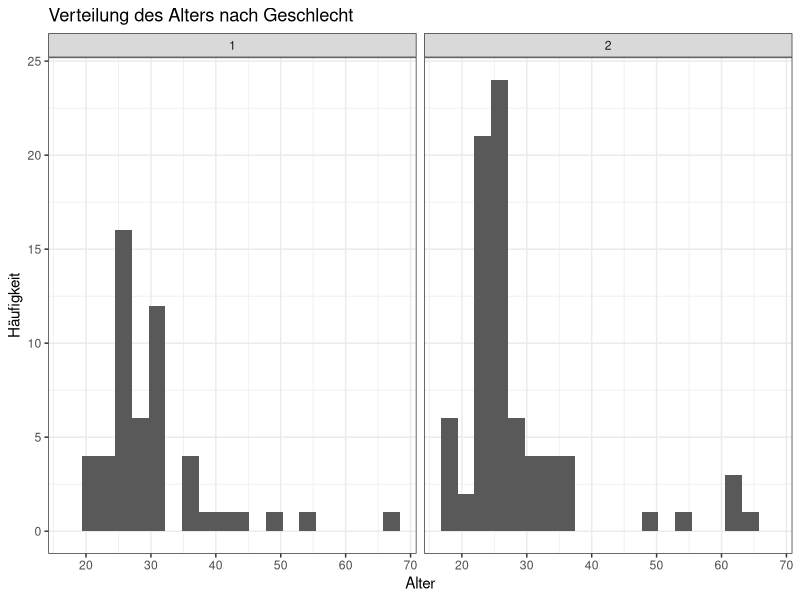
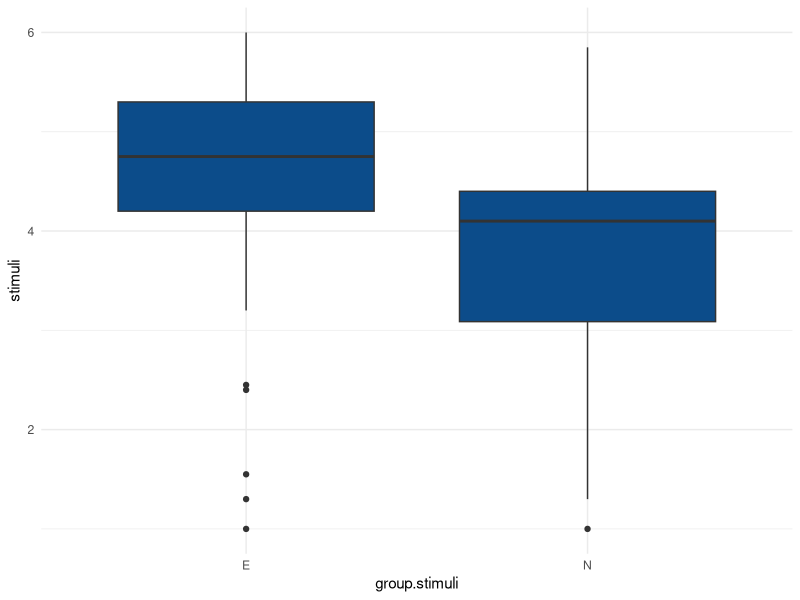
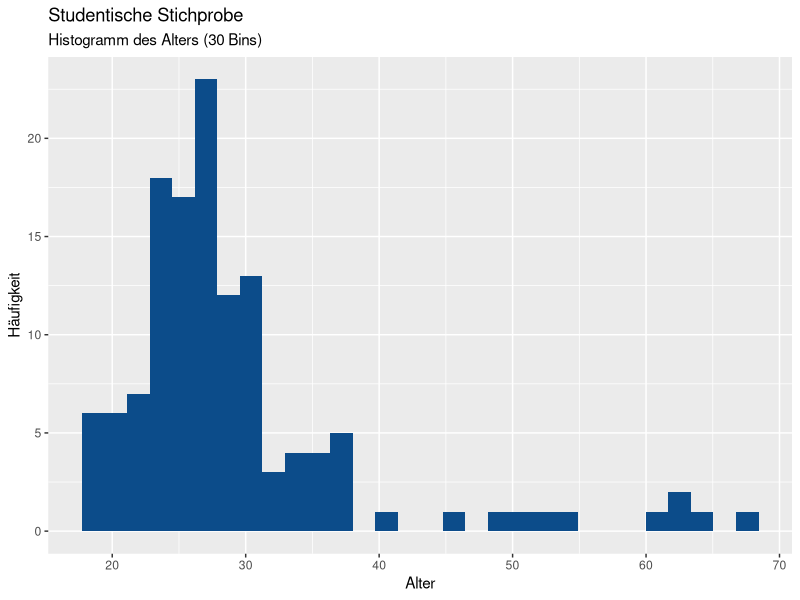
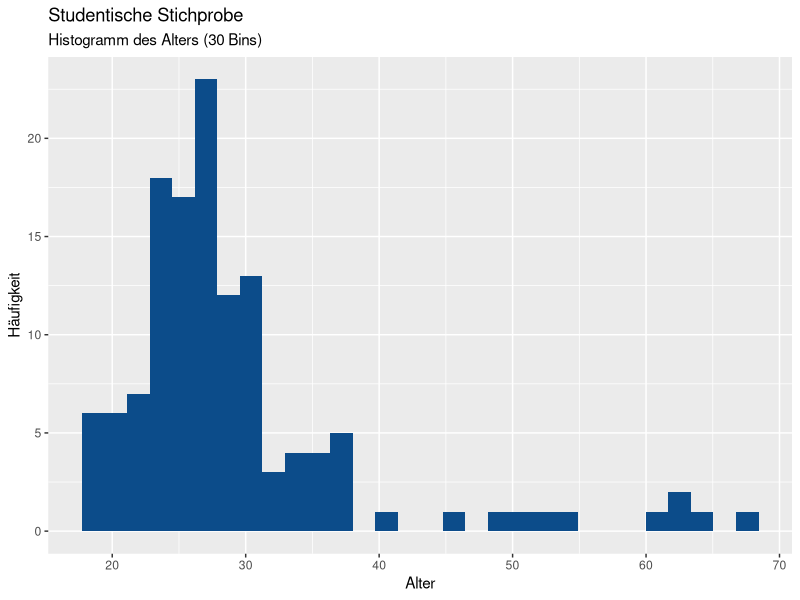

Generate these figures, in order, with R:
## ---- chunk 1
knitr::opts_chunk$set(echo = TRUE)
## ---- chunk 2

library(tidyverse)
library(haven)
library(sjlabelled)
library(knitr)
library(psych)

datensatz <- read.csv("datensatz.csv", sep = ";")

## ---- chunk 3

psych::describe(datensatz) %>% kable()

datensatz %>% ggplot() + aes(x = age) + geom_histogram(bins = 20) + labs(x = "Alter", y = "Häufigkeit", title = "Verteilung des Alters nach Geschlecht") + 
  facet_wrap(~gender) + 
  theme_bw()

#ggsave("alters_histogram.pdf")

library(ggplot2)

ggplot(data = datensatz) +
  aes(x = group.stimuli, y = stimuli) +
  geom_boxplot(fill = "#0c4c8a") +
  theme_minimal()
library(ggplot2)

ggplot(data = datensatz) +
  aes(x = age) + 
  geom_histogram(bins = 30, fill = "#0c4c8a") +
  labs(x = "Alter", y = "Häufigkeit", title = "Studentische Stichprobe", subtitle =  "Histogramm des Alters (30 Bins)") + 
  theme_grey()

ggsave("histogram_age.jpg")
